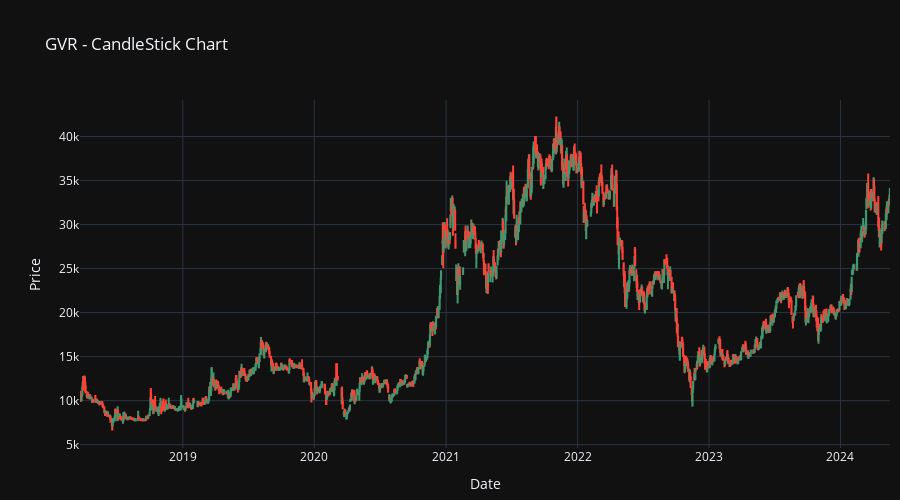

Notebook code for this chart:
### Code cell
import plotly.graph_objects as go
fig = go.Figure(data=[go.Candlestick(x=df['Date'], open=df['Open'],
                                     high=df['High'], low=df['Low'],
                                     close=df['Close'])])

# Sets customized padding
fig.update_layout(margin=go.layout.Margin(r=10,b=10))

# Remove dates without values
fig.update_xaxes(rangebreaks=[dict(values=dt_breaks)])

fig.update_yaxes(title_text='Price')
fig.update_xaxes(title_text='Date')

fig.update_layout(title = f"{stock}" + ' - CandleStick Chart',
                  xaxis_rangeslider_visible=False,
                  height=500, template='plotly_dark')

### Figure 1 — Plotly figure (JSON) as saved in the notebook; plotly's stock layout.template omitted (floating-point values rounded to 4 significant figures; data arrays with more than 128 entries replaced by an {"elided": "..."} marker saying what was removed)
{"data": [{"close": {"elided": "1598 float values"}, "high": {"elided": "1598 float values"}, "low": {"elided": "1598 float values"}, "open": {"elided": "1598 float values"}, "x": {"elided": "1598 str values"}, "type": "candlestick"}], "layout": {"margin": {"b": 10, "r": 10}, "xaxis": {"rangebreaks": [{"values": []}], "title": {"text": "Date"}, "rangeslider": {"visible": false}}, "yaxis": {"title": {"text": "Price"}}, "title": {"text": "GVR - CandleStick Chart"}, "height": 500}}
